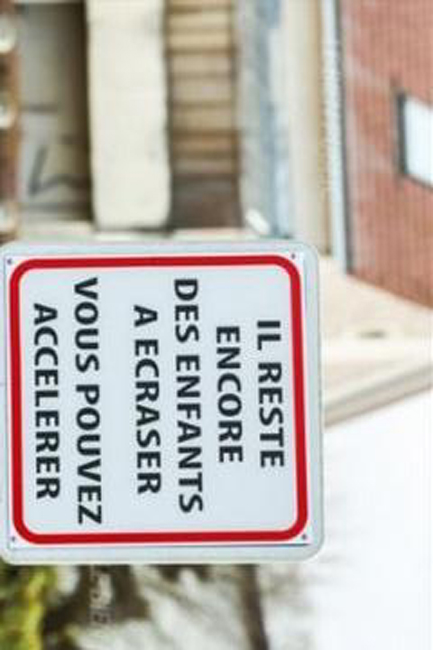
//> input picture frSignal.jpg, 433 x 650 px
$ ./main frSignal.jpg   (built with g++ and OpenCV 4)
//> lines starting //> are read from the running program, lines starting //| are printed output that depends on the picture; after the words box and inside, x2 and y2 are one past the last pixel; in counts of white or black regions, pixels touching at a corner belong together
/*
 * Text-Recog.cpp
 *
 * A demo program of End-to-end Scene Text Detection and Recognition using webcam or video.
 *
 * Created on: Jul 31, 2014
 *     Author: Lluis Gomez i Bigorda <lgomez AT cvc.uab.es>
 */

#include "opencv2/imgcodecs.hpp"
#include "opencv2/highgui.hpp"
#include "opencv2/imgproc.hpp"
#include "opencv2/features2d.hpp"
#include "opencv2/ximgproc.hpp"
#include "opencv2/videoio.hpp"
#include "opencv2/photo.hpp"
#include "opencv2/text.hpp"

#include <iostream>

using namespace cv;
using namespace std;
using namespace cv::text;

Mat src, src_gray, src_binary, res , mask, subtraction;
int dilate_size = 5;

/**
* @function main
*/
int main(int argc, char** argv)
{
	/// Load source image
	String imageName("../se馻l.jpg"); // by default
	if (argc > 1)
	{
		imageName = argv[1];
	}
	src = imread(imageName, IMREAD_COLOR);
//> src is the input picture: 650 rows x 433 cols, CV_8UC3; mean B, G, R 173.9, 180, 187

	if (src.empty())
	{
		cerr << "No image supplied ..." << endl;
		return -1;
	}

	/// Convert image to gray and blur it
	cvtColor(src, src_gray, COLOR_BGR2GRAY);
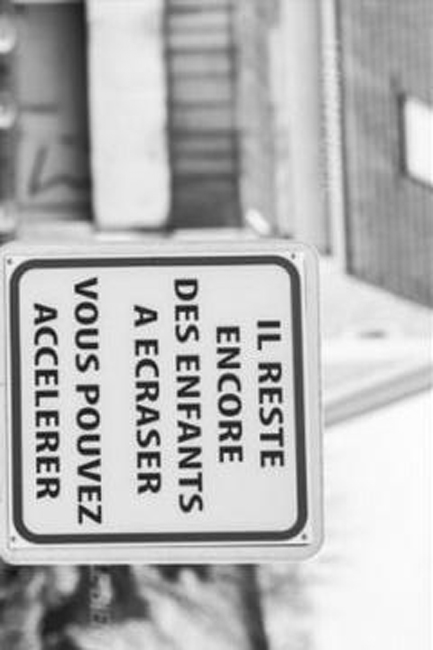
//> src_gray: 650 rows x 433 cols, CV_8UC1; min 7, max 255, mean 181.4
	medianBlur(src_gray, src_gray, 5);
	imshow("Source", src);
	waitKey(-1);

	threshold(src_gray, src_binary,80 , 255, THRESH_OTSU);
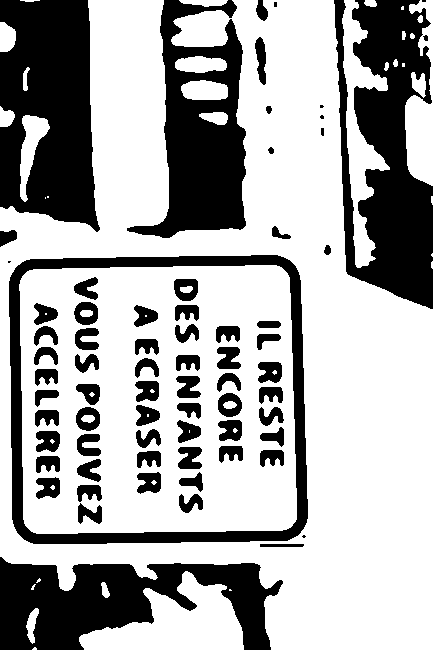
//> src_binary: 650 rows x 433 cols, CV_8UC1; 66.7% white; 71 black regions (6 under 20 px), largest, box (x1, y1, x2, y2) and area: (334, 0, 433, 309) 18789, (0, 0, 100, 232) 17934, (0, 557, 283, 650) 15018
	imshow("Threshold", src_binary);

	ximgproc::niBlackThreshold(src_gray, src_binary, 255, THRESH_OTSU, 5, 0.2, ximgproc::LocalBinarizationMethods::BINARIZATION_SAUVOLA);
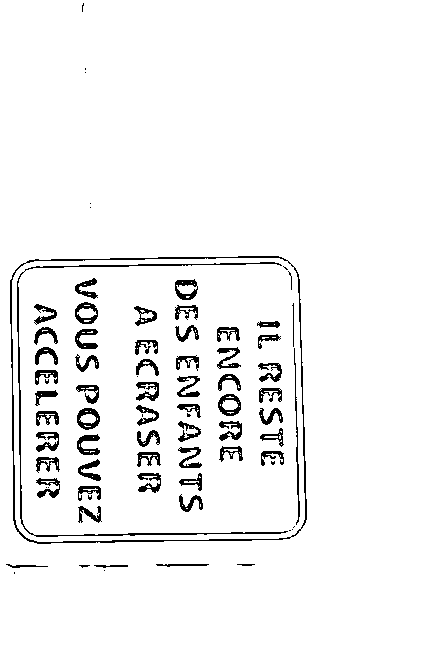
//> src_binary: 650 rows x 433 cols, CV_8UC1; 95.2% white; 80 black regions (20 under 20 px), largest, box (x1, y1, x2, y2) and area: (10, 256, 307, 544) 1850, (17, 262, 288, 537) 1335, (77, 408, 100, 430) 267
	bitwise_not(src_binary, src_binary);

	// Since MORPH_X : 2,3,4,5 and 6
	Mat element = getStructuringElement(1, Size(2 * dilate_size + 1, 2 * dilate_size + 1), Point(dilate_size, dilate_size));

	/// Apply the specified morphology operation
	morphologyEx(src_binary, mask, MORPH_DILATE, element);
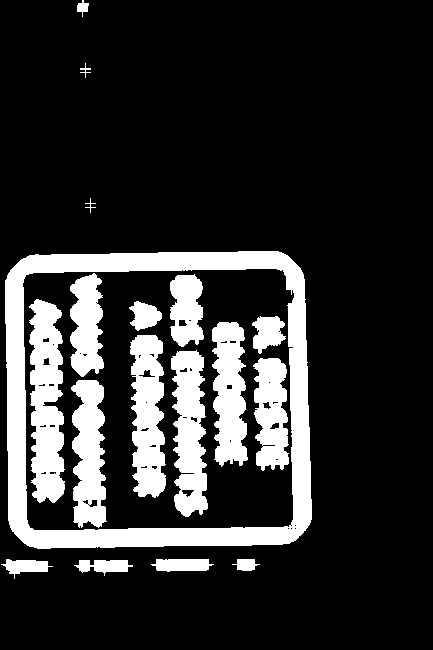
//> mask: 650 rows x 433 cols, CV_8UC1; 18.8% white; 18 white regions, largest, box (x1, y1, x2, y2) and area: (5, 251, 312, 549) 19639, (29, 299, 65, 503) 5486, (130, 335, 166, 498) 4392
	waitKey(-1);

	Mat background = Mat::zeros(src.size(), src.type());

	for (size_t i = 0; i < background.rows; i++)
	{
		for (size_t j = 0; j < background.cols; j++)
		{
			if (src_binary.at<uchar>(i, j) == 0)
				background.at<Vec3b>(i, j) = src.at<Vec3b>(i, j);
		}
	}
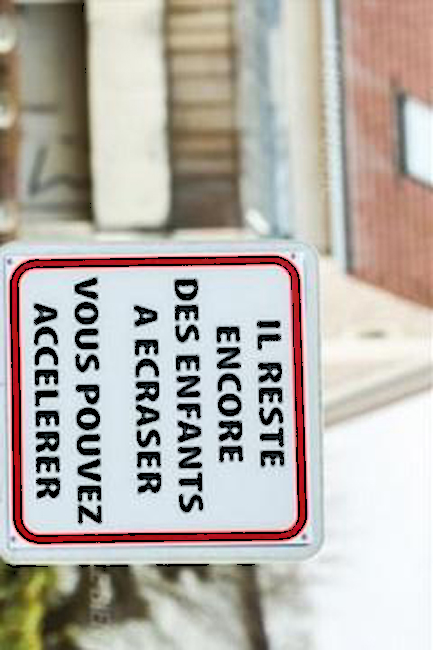
//> background: 650 rows x 433 cols, CV_8UC3; mean B, G, R 170.9, 177.2, 183.1

	inpaint(background, mask, res, 3, INPAINT_TELEA);
	cvtColor(res, res, COLOR_BGR2GRAY);
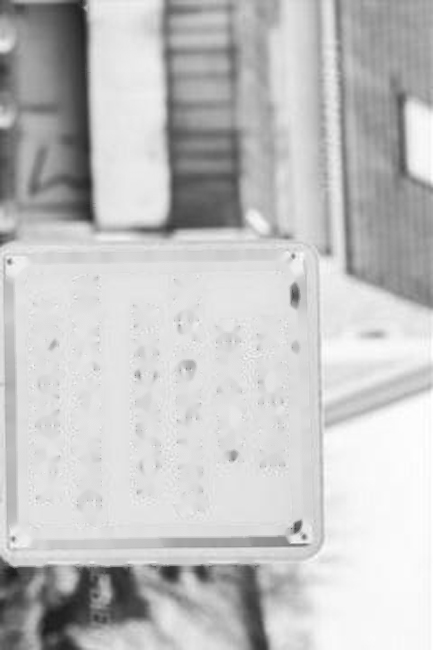
//> res: 650 rows x 433 cols, CV_8UC1; min 24, max 255, mean 194.9
	imshow("Background", res);
	waitKey(-1);

	subtraction = res - src_gray;
	threshold(subtraction, src_binary, 80, 255, THRESH_OTSU);
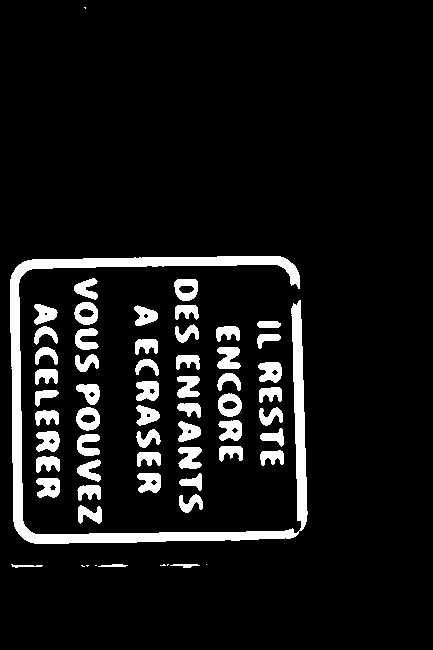
//> src_binary: 650 rows x 433 cols, CV_8UC1; 8.8% white; 61 white regions (7 under 20 px), largest, box (x1, y1, x2, y2) and area: (10, 256, 308, 544) 10059, (217, 347, 241, 369) 388, (178, 447, 202, 469) 378

	bitwise_not(src_binary, src_binary);
	imshow("Binary/Inverted", src_binary);
	waitKey(-1);
}
